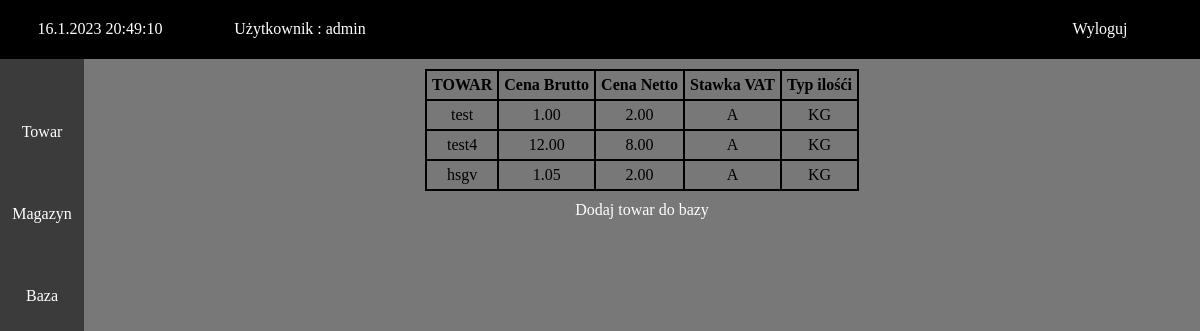
/baza_towarow/ (signed in), run on an earlier commit of the app's database.
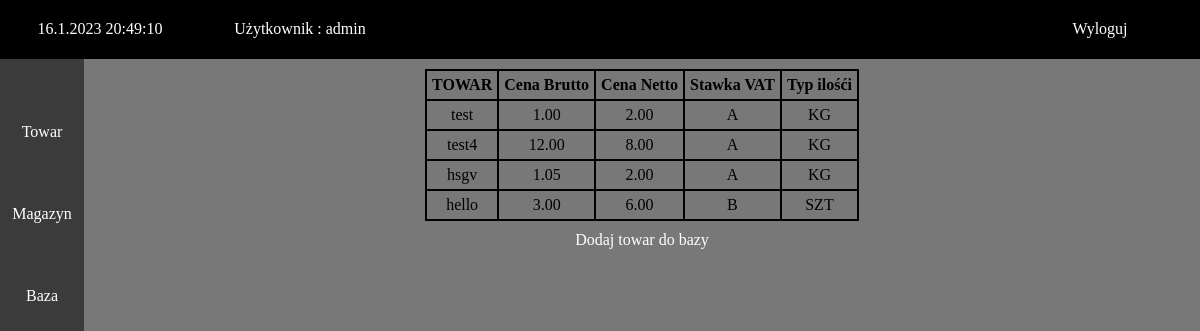
And on a later commit of the database.
### WebApp/models.py (models this page shows, shortened)
class Produkt(models.Model):
    nazwaProduktu = models.CharField(max_length=20, default=' ', primary_key=True)
    cenaBrutto = models.DecimalField(max_digits=10, decimal_places=2, default=0)
    cenaNetto = models.DecimalField(max_digits=10, decimal_places=2, default=0)
    stawkaVat = models.CharField(max_length=5, choices=VAT_CHOICES, default=' ')
    typIlosci = models.CharField(max_length=5, choices=TYPE_OF_ILOSC, default=' ')
    class Meta:
        verbose_name_plural = "Produkty"

### WebApp/views.py (the view)
# urls.py: path('baza_towarow/', views.b_towarow, name='b_towarow'),
@login_required(login_url='logowanie')
def b_towarow(request):
    data = Produkt.objects.all()
    return render(request, 'b_towarow.html', {'data': data})

### templates/b_towarow.html
{% extends "base.html" %}
{% block content %}
    <table class="table">
        <thead>
            <th>TOWAR</th>
            <th>Cena Brutto</th>
            <th>Cena Netto</th>
            <th>Stawka VAT</th>
            <th>Typ ilośći</th>
        </thead>
 {% for k in data  %}
            <tr>
                <td>{{k.nazwaProduktu}}</td>
                <td>{{k.cenaBrutto}}</td>
                <td>{{k.cenaNetto}}</td>
                <td>{{k.stawkaVat}}</td>
                <td>{{k.typIlosci}}</td>
            </tr>
            {% endfor %}
        </table>
<a href="{% url 'u_towaru' %}">Dodaj towar do bazy</a>
{% endblock content %}

What changed in the data, as far as the page shows it:
added Produkt: nazwaProduktu "hello", cenaBrutto "3.00", cenaNetto "6.00", stawkaVat "B", typIlosci "SZT"
